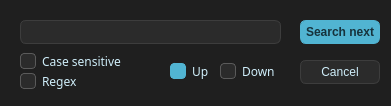
<?xml version="1.0" encoding="UTF-8"?>
<ui version="4.0">
 <class>searchingWindow</class>
 <widget class="QWidget" name="searchingWindow">
  <property name="windowModality">
   <enum>Qt::WindowModality::NonModal</enum>
  </property>
  <property name="geometry">
   <rect>
    <x>0</x>
    <y>0</y>
    <width>391</width>
    <height>106</height>
   </rect>
  </property>
  <property name="minimumSize">
   <size>
    <width>391</width>
    <height>106</height>
   </size>
  </property>
  <property name="maximumSize">
   <size>
    <width>391</width>
    <height>106</height>
   </size>
  </property>
  <property name="windowTitle">
   <string>Searching</string>
  </property>
  <property name="styleSheet">
   <string notr="true">QWidget { background-color: #1f1f1f; }

QLabel { color: #cfeefa; font-size: 12px; background: transparent; }

QLineEdit {
	background-color: #2b2b2b;
	border: 1px solid #3d3d3d;
	border-radius: 6px;
	padding: 2px 8px;
	color: #cfeefa;
	font-size: 12px;
	selection-background-color: #33414a;
}
QLineEdit:focus { border: 1px solid #51b4d2; }

QPushButton {
	background-color: #2b2b2b;
	border: 1px solid #3d3d3d;
	border-radius: 6px;
	padding: 0px;
	color: #cfeefa;
	font-size: 12px;
}
QPushButton:hover { border: 1px solid #51b4d2; background-color: #33414a; }
QPushButton:pressed { background-color: #3a4b55; }

QPushButton#searchingBtn, QPushButton#searchbtn, QPushButton#replacebtn, QPushButton#addbtn {
	background-color: #51b4d2;
	border: 1px solid #51b4d2;
	color: #16323c;
	font-weight: bold;
}
QPushButton#searchingBtn:hover, QPushButton#searchbtn:hover, QPushButton#replacebtn:hover, QPushButton#addbtn:hover {
	background-color: #61c2df;
}

QPushButton#deletebtn { border: 1px solid #6e3030; color: #e6a3a3; }
QPushButton#deletebtn:hover { background-color: #4a1f1f; border: 1px solid #c0392b; color: #ffffff; }

QCheckBox { color: #cfeefa; font-size: 12px; spacing: 6px; background: transparent; }
QCheckBox::indicator {
	width: 14px; height: 14px;
	border-radius: 4px;
	background-color: #2b2b2b;
	border: 1px solid #5a5a5a;
}
QCheckBox::indicator:checked {
	background-color: #51b4d2;
	border: 1px solid #51b4d2;
}
QCheckBox::indicator:hover { border: 1px solid #51b4d2; }
</string>
  </property>
  <widget class="QLineEdit" name="lineEdit">
   <property name="geometry">
    <rect>
     <x>20</x>
     <y>20</y>
     <width>261</width>
     <height>24</height>
    </rect>
   </property>
  </widget>
  <widget class="QPushButton" name="searchingBtn">
   <property name="geometry">
    <rect>
     <x>300</x>
     <y>20</y>
     <width>80</width>
     <height>24</height>
    </rect>
   </property>
   <property name="text">
    <string>Search next</string>
   </property>
  </widget>
  <widget class="QPushButton" name="cancelBtn">
   <property name="geometry">
    <rect>
     <x>300</x>
     <y>60</y>
     <width>80</width>
     <height>24</height>
    </rect>
   </property>
   <property name="text">
    <string>Cancel</string>
   </property>
  </widget>
  <widget class="QCheckBox" name="casechb">
   <property name="geometry">
    <rect>
     <x>20</x>
     <y>50</y>
     <width>131</width>
     <height>22</height>
    </rect>
   </property>
   <property name="font">
    <font>
     <family>Montserrat</family>
     <pointsize>-1</pointsize>
    </font>
   </property>
   <property name="text">
    <string>Case sensitive</string>
   </property>
  </widget>
  <widget class="QCheckBox" name="downchb">
   <property name="geometry">
    <rect>
     <x>220</x>
     <y>60</y>
     <width>61</width>
     <height>22</height>
    </rect>
   </property>
   <property name="font">
    <font>
     <family>Montserrat</family>
     <pointsize>-1</pointsize>
    </font>
   </property>
   <property name="text">
    <string>Down</string>
   </property>
   <property name="checked">
    <bool>false</bool>
   </property>
  </widget>
  <widget class="QCheckBox" name="upchb">
   <property name="geometry">
    <rect>
     <x>170</x>
     <y>60</y>
     <width>41</width>
     <height>22</height>
    </rect>
   </property>
   <property name="font">
    <font>
     <family>Montserrat</family>
     <pointsize>-1</pointsize>
    </font>
   </property>
   <property name="text">
    <string>Up</string>
   </property>
   <property name="checked">
    <bool>true</bool>
   </property>
  </widget>
  <widget class="QCheckBox" name="casechb_2">
   <property name="geometry">
    <rect>
     <x>20</x>
     <y>70</y>
     <width>131</width>
     <height>22</height>
    </rect>
   </property>
   <property name="font">
    <font>
     <family>Montserrat</family>
     <pointsize>-1</pointsize>
    </font>
   </property>
   <property name="text">
    <string>Regex</string>
   </property>
  </widget>
 </widget>
 <resources/>
 <connections/>
</ui>
